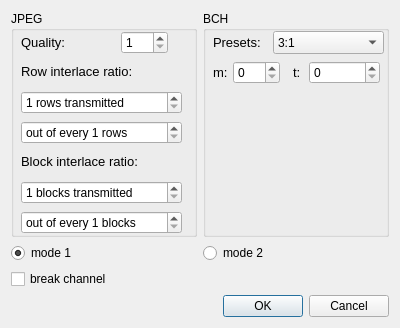
<?xml version="1.0" encoding="UTF-8"?>
<ui version="4.0">
 <class>SettingsDialog</class>
 <widget class="QDialog" name="SettingsDialog">
  <property name="geometry">
   <rect>
    <x>0</x>
    <y>0</y>
    <width>400</width>
    <height>328</height>
   </rect>
  </property>
  <property name="windowTitle">
   <string>Dialog</string>
  </property>
  <layout class="QGridLayout" name="gridLayout">
   <item row="3" column="0" colspan="2">
    <widget class="QDialogButtonBox" name="buttonBox">
     <property name="orientation">
      <enum>Qt::Horizontal</enum>
     </property>
     <property name="standardButtons">
      <set>QDialogButtonBox::Cancel|QDialogButtonBox::Ok</set>
     </property>
    </widget>
   </item>
   <item row="0" column="1">
    <widget class="QGroupBox" name="BCHGroupBox">
     <property name="title">
      <string>BCH</string>
     </property>
     <widget class="QComboBox" name="presetsComboBox">
      <property name="geometry">
       <rect>
        <x>70</x>
        <y>20</y>
        <width>111</width>
        <height>23</height>
       </rect>
      </property>
      <property name="editable">
       <bool>false</bool>
      </property>
      <property name="currentIndex">
       <number>3</number>
      </property>
      <property name="frame">
       <bool>true</bool>
      </property>
      <item>
       <property name="text">
        <string>1:5</string>
       </property>
      </item>
      <item>
       <property name="text">
        <string>1:1</string>
       </property>
      </item>
      <item>
       <property name="text">
        <string>2:1</string>
       </property>
      </item>
      <item>
       <property name="text">
        <string>3:1</string>
       </property>
      </item>
      <item>
       <property name="text">
        <string>Custom</string>
       </property>
      </item>
     </widget>
     <widget class="QLabel" name="label_2">
      <property name="geometry">
       <rect>
        <x>10</x>
        <y>20</y>
        <width>57</width>
        <height>23</height>
       </rect>
      </property>
      <property name="font">
       <font>
        <pointsize>10</pointsize>
       </font>
      </property>
      <property name="text">
       <string>Presets:</string>
      </property>
     </widget>
     <widget class="QSpinBox" name="mSpinBox">
      <property name="geometry">
       <rect>
        <x>30</x>
        <y>50</y>
        <width>47</width>
        <height>23</height>
       </rect>
      </property>
      <property name="specialValueText">
       <string/>
      </property>
      <property name="suffix">
       <string/>
      </property>
      <property name="prefix">
       <string/>
      </property>
      <property name="minimum">
       <number>0</number>
      </property>
      <property name="maximum">
       <number>32768</number>
      </property>
     </widget>
     <widget class="QSpinBox" name="tSpinBox">
      <property name="geometry">
       <rect>
        <x>106</x>
        <y>50</y>
        <width>71</width>
        <height>23</height>
       </rect>
      </property>
      <property name="maximum">
       <number>32768</number>
      </property>
     </widget>
     <widget class="QLabel" name="label_3">
      <property name="geometry">
       <rect>
        <x>10</x>
        <y>50</y>
        <width>20</width>
        <height>23</height>
       </rect>
      </property>
      <property name="font">
       <font>
        <pointsize>10</pointsize>
       </font>
      </property>
      <property name="text">
       <string>m:</string>
      </property>
     </widget>
     <widget class="QLabel" name="label_4">
      <property name="geometry">
       <rect>
        <x>90</x>
        <y>50</y>
        <width>20</width>
        <height>23</height>
       </rect>
      </property>
      <property name="font">
       <font>
        <pointsize>10</pointsize>
       </font>
      </property>
      <property name="text">
       <string>t:</string>
      </property>
     </widget>
    </widget>
   </item>
   <item row="0" column="0">
    <widget class="QGroupBox" name="JpegGroupBox">
     <property name="title">
      <string>JPEG</string>
     </property>
     <widget class="QLabel" name="label">
      <property name="geometry">
       <rect>
        <x>10</x>
        <y>20</y>
        <width>57</width>
        <height>23</height>
       </rect>
      </property>
      <property name="font">
       <font>
        <pointsize>10</pointsize>
       </font>
      </property>
      <property name="text">
       <string>Quality:</string>
      </property>
     </widget>
     <widget class="QSpinBox" name="qualitySpinBox">
      <property name="geometry">
       <rect>
        <x>110</x>
        <y>20</y>
        <width>47</width>
        <height>23</height>
       </rect>
      </property>
      <property name="minimum">
       <number>1</number>
      </property>
      <property name="maximum">
       <number>100</number>
      </property>
     </widget>
     <widget class="QLabel" name="label_5">
      <property name="geometry">
       <rect>
        <x>10</x>
        <y>50</y>
        <width>131</width>
        <height>20</height>
       </rect>
      </property>
      <property name="font">
       <font>
        <pointsize>10</pointsize>
       </font>
      </property>
      <property name="text">
       <string>Row interlace ratio:</string>
      </property>
     </widget>
     <widget class="QSpinBox" name="rowsNumSpinBox">
      <property name="geometry">
       <rect>
        <x>10</x>
        <y>80</y>
        <width>161</width>
        <height>23</height>
       </rect>
      </property>
      <property name="suffix">
       <string> rows transmitted</string>
      </property>
      <property name="prefix">
       <string/>
      </property>
      <property name="minimum">
       <number>1</number>
      </property>
      <property name="maximum">
       <number>20</number>
      </property>
     </widget>
     <widget class="QSpinBox" name="rowsDenomSpinBox">
      <property name="geometry">
       <rect>
        <x>10</x>
        <y>110</y>
        <width>161</width>
        <height>23</height>
       </rect>
      </property>
      <property name="suffix">
       <string> rows</string>
      </property>
      <property name="prefix">
       <string>out of every </string>
      </property>
      <property name="minimum">
       <number>1</number>
      </property>
      <property name="maximum">
       <number>20</number>
      </property>
     </widget>
     <widget class="QSpinBox" name="blocksNumSpinBox">
      <property name="geometry">
       <rect>
        <x>10</x>
        <y>170</y>
        <width>161</width>
        <height>23</height>
       </rect>
      </property>
      <property name="suffix">
       <string> blocks transmitted</string>
      </property>
      <property name="prefix">
       <string/>
      </property>
      <property name="minimum">
       <number>1</number>
      </property>
      <property name="maximum">
       <number>20</number>
      </property>
     </widget>
     <widget class="QSpinBox" name="blocksDenomSpinBox">
      <property name="geometry">
       <rect>
        <x>10</x>
        <y>200</y>
        <width>161</width>
        <height>23</height>
       </rect>
      </property>
      <property name="suffix">
       <string> blocks</string>
      </property>
      <property name="prefix">
       <string>out of every </string>
      </property>
      <property name="minimum">
       <number>1</number>
      </property>
      <property name="maximum">
       <number>20</number>
      </property>
     </widget>
     <widget class="QLabel" name="label_6">
      <property name="geometry">
       <rect>
        <x>10</x>
        <y>140</y>
        <width>131</width>
        <height>20</height>
       </rect>
      </property>
      <property name="font">
       <font>
        <pointsize>10</pointsize>
       </font>
      </property>
      <property name="text">
       <string>Block interlace ratio:</string>
      </property>
     </widget>
    </widget>
   </item>
   <item row="1" column="0">
    <widget class="QRadioButton" name="mode1_radioButton">
     <property name="text">
      <string>mode 1</string>
     </property>
     <property name="checked">
      <bool>true</bool>
     </property>
    </widget>
   </item>
   <item row="1" column="1">
    <widget class="QRadioButton" name="mode2_radioButton">
     <property name="text">
      <string>mode 2</string>
     </property>
     <property name="checked">
      <bool>false</bool>
     </property>
    </widget>
   </item>
   <item row="2" column="0">
    <widget class="QCheckBox" name="brokenChannelCheckBox">
     <property name="text">
      <string>break channel</string>
     </property>
    </widget>
   </item>
  </layout>
 </widget>
 <resources/>
 <connections>
  <connection>
   <sender>buttonBox</sender>
   <signal>accepted()</signal>
   <receiver>SettingsDialog</receiver>
   <slot>accept()</slot>
   <hints>
    <hint type="sourcelabel">
     <x>248</x>
     <y>254</y>
    </hint>
    <hint type="destinationlabel">
     <x>157</x>
     <y>274</y>
    </hint>
   </hints>
  </connection>
  <connection>
   <sender>buttonBox</sender>
   <signal>rejected()</signal>
   <receiver>SettingsDialog</receiver>
   <slot>reject()</slot>
   <hints>
    <hint type="sourcelabel">
     <x>316</x>
     <y>260</y>
    </hint>
    <hint type="destinationlabel">
     <x>286</x>
     <y>274</y>
    </hint>
   </hints>
  </connection>
 </connections>
</ui>
